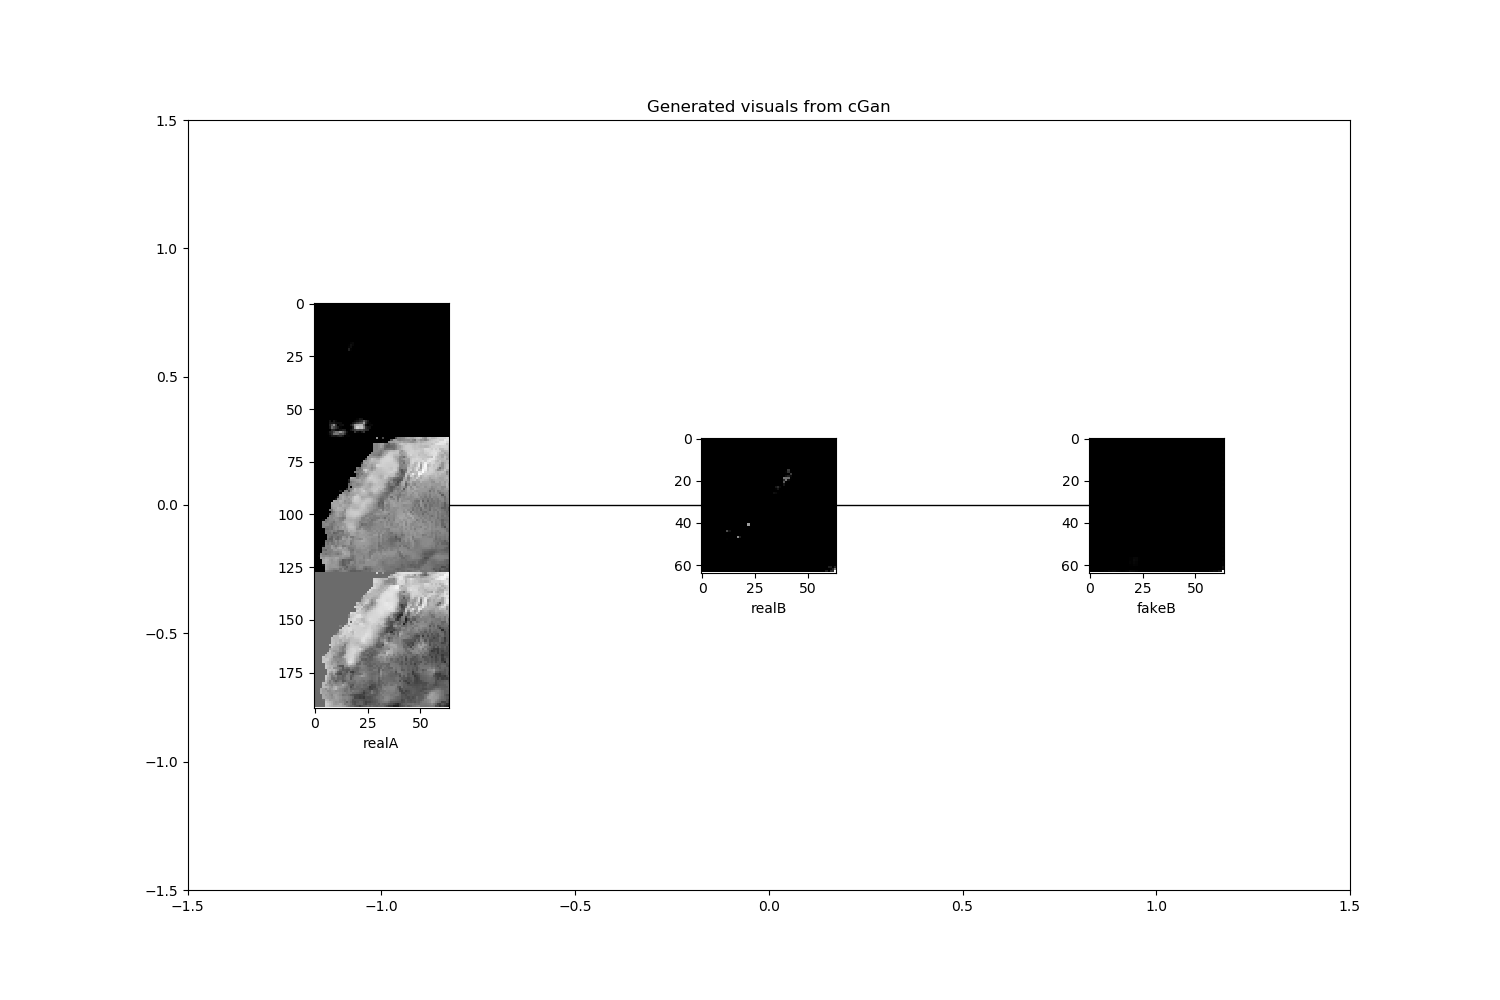

Python code for this plot:


import sys
import os
from shutil import copyfile
import time
import itertools
import torch
from torch.autograd import Variable
import torchvision.utils as vutils
import torchvision.transforms as transforms


from options import TrainOptions, create_sub_dirs
from dataloader import DataLoader, load_numpy_data, AlignedIterator, UnalignedIterator
from model import StochCycleGAN, AugmentedCycleGAN
import numpy as np
from evaluate import eval_mse_A, eval_ubo_B, one_to_three_channels
import shutil
import random
import glob
import json

from tensorboardX import SummaryWriter
from collections import OrderedDict
import torchvision


import networkx as nx

import matplotlib.pyplot as plt
import matplotlib.image as mpimg


def save_results(expr_dir, results_dict):
    # save to results.json (for cluster exp)
    fname = os.path.join(expr_dir, 'results.json')
    with open(fname, 'w') as f:
        json.dump(results_dict, f, indent=4)


def copy_scripts_to_folder(expr_dir):
    dir_path = os.path.dirname(os.path.realpath(__file__))
    for f in glob.glob("%s/*.py" % dir_path):
        shutil.copy(f, expr_dir)

def print_log(out_f, message):
    out_f.write(message+"\n")
    out_f.flush()
    print(message)

def format_log(epoch, i, errors, t, prefix=True):
    message = '(epoch: %d, iters: %d, time: %.3f) ' % (epoch, i, t)
    if not prefix:
        message = ' ' * len(message)
    for k, v in errors.items():
        message += '%s: %.3f ' % (k, v)
    return message

def tbviz_cycle(opt, real_A, real_B, gen_AB, gen_BA):
    size = real_A.size()


def visualize_cycle(opt, real_A, visuals, eidx, uidx, train, writer):
    size = real_A.size()

    images = [one_to_three_channels(img.cpu()).unsqueeze(1) for img in visuals.values()]
    vis_image = torch.cat(images, dim=1).view(size[0]*len(images),size[1],size[2],size[3])
    if train:
        save_path = opt.train_vis_cycle
    else:
        save_path = opt.vis_cycle
    save_path = os.path.join(save_path, 'cycle_%02d_%04d.png' % (eidx, uidx))
    vutils.save_image(vis_image.cpu(), save_path,
        normalize=True, range=(-1,1), nrow=len(images))

    copyfile(save_path, os.path.join(opt.vis_latest, 'cycle.png'))
    return vis_image

def visualize_multi(opt, real_A, model, eidx, uidx):
    size = real_A.size()
    # all samples in real_A share the same prior_z_B
    multi_prior_z_B = Variable(real_A.data.new(opt.num_multi,
        opt.nlatent, 1, 1).normal_(0, 1).repeat(size[0],1,1,1), volatile=True)
    multi_fake_B = model.generate_multi(real_A.detach(), multi_prior_z_B)
    multi_fake_B = multi_fake_B.data.cpu().view(
        size[0], opt.num_multi, 1, size[2], size[3])
    print(real_A.shape, multi_fake_B.shape, real_A.data.cpu().unsqueeze(1).shape, multi_prior_z_B.shape)
    vis_multi_image = torch.cat([real_A.data.cpu().unsqueeze(2), multi_fake_B], dim=1) \
        .view(size[0]*(opt.num_multi+3),1,size[2],size[3])
    save_path = os.path.join(opt.vis_multi, 'multi_%02d_%04d.png' % (eidx, uidx))
    vutils.save_image(vis_multi_image.cpu(), save_path,
        normalize=True, range=(-1,1), nrow=opt.num_multi+1)
    copyfile(save_path, os.path.join(opt.vis_latest, 'multi.png'))

def visualize_inference(opt, real_A, real_B, model, eidx, uidx):
    size = real_A.size()

    real_B = real_B[:opt.num_multi]
    # all samples in real_A share the same post_z_B
    multi_fake_B = model.inference_multi(real_A.detach(), real_B.detach())
    multi_fake_B = multi_fake_B.data.cpu().view(
        size[0], opt.num_multi, 1, size[2], size[3])

    vis_multi_image = torch.cat([real_A.data.cpu().unsqueeze(2), multi_fake_B], dim=1) \
        .view(size[0]*(opt.num_multi+3),size[1],size[2],size[3])

    vis_multi_image = torch.cat([torch.ones(1, size[1], size[2], size[3]).cpu(), real_B.data.cpu(),
                                 vis_multi_image.cpu()], dim=0)

    save_path = os.path.join(opt.vis_inf, 'inf_%02d_%04d.png' % (eidx, uidx))
    vutils.save_image(vis_multi_image.cpu(), save_path,
        normalize=True, range=(-1,1), nrow=opt.num_multi+1)
    copyfile(save_path, os.path.join(opt.vis_latest, 'inf.png'))

#From https://martin-mundt.com/tensorboard-figures/
def plot_to_tensorboard(writer, name, fig, step):
    """
    Takes a matplotlib figure handle and converts it using
    canvas and string-casts to a numpy array that can be
    visualized in TensorBoard using the add_image function

    Parameters:
        writer (tensorboard.SummaryWriter): TensorBoard SummaryWriter instance.
        fig (matplotlib.pyplot.fig): Matplotlib figure handle.
        step (int): counter usually specifying steps/epochs/time.
    """

    # Draw figure on canvas
    fig.canvas.draw()
    fig.savefig('temp.png', dpi=fig.dpi)

    # Convert the figure to numpy array, read the pixel values and reshape the array
    img = np.fromstring(fig.canvas.tostring_rgb(), dtype=np.uint8, sep='')
    img = img.reshape(fig.canvas.get_width_height()[::-1] + (3,))


    # Normalize into 0-1 range for TensorBoard(X). Swap axes for newer versions where API expects colors in first dim
    img = img / 255.0
    img = np.swapaxes(img, 0, 2)
    img = np.swapaxes(img, 1, 2)
    #print(img)

    # Add figure in numpy "image" to TensorBoard writer
    writer.add_image(name, img, step)
    plt.close(fig)

def train_model():
    opt = TrainOptions().parse(sub_dirs=['vis_multi','vis_cycle','vis_latest','train_vis_cycle'])
    writer = SummaryWriter(opt.tbpath)
    out_f = open("%s/results.txt" % opt.expr_dir, 'w')
    copy_scripts_to_folder(opt.expr_dir)
    use_gpu = len(opt.gpu_ids) > 0

    if opt.seed is not None:
        print("using random seed:", opt.seed)
        random.seed(opt.seed)
        np.random.seed(opt.seed)
        torch.manual_seed(opt.seed)
        if use_gpu:
            torch.cuda.manual_seed_all(opt.seed)

    if opt.numpy_data:
        trainA, trainB, devA, devB, testA, testB = load_numpy_data(opt.dataroot, grid_size=opt.grid_size)
        train_dataset = UnalignedIterator(trainA, trainB, batch_size=opt.batchSize)

        viz_dataset = UnalignedIterator(trainA, trainB, batch_size = 4)

        print_log(out_f, '#training images = %d' % len(train_dataset))
        vis_inf = False

        test_dataset = AlignedIterator(testA, testB, batch_size=100)
        print_log(out_f, '#test images = %d' % len(test_dataset))

        dev_dataset = AlignedIterator(devA, devB, batch_size=100)
        print_log(out_f, '#dev images = %d' % len(dev_dataset))

        dev_cycle = itertools.cycle(AlignedIterator(devA, devB, batch_size=25))

    viz_data = viz_dataset.next()
    viz_real_A, viz_real_B = Variable(viz_data['A']), Variable(viz_data['B'])
    viz_fake_A, viz_rec_A = viz_real_A, viz_real_B
    viz_fake_B, viz_rec_B = viz_real_B, viz_real_B
    if use_gpu:
        viz_real_A = viz_real_A.cuda()
        viz_real_B = viz_real_B.cuda()
        viz_fake_A = viz_fake_A.cuda()
        viz_fake_B = viz_fake_B.cuda()
        viz_rec_A = viz_rec_A.cuda()
        viz_rec_B = viz_rec_B.cuda()
    i = 0
    viz_real_A = viz_real_A[i]
    viz_real_B = viz_real_B[i]
    viz_fake_B = viz_fake_B[i]
    viz_rec_A = viz_rec_A[i]
    viz_fake_A = viz_fake_A[i]
    viz_rec_B = viz_rec_B[i]



    # viz_real_A = viz_real_A.view(-1, viz_real_A.shape[2], 3*viz_real_A.shape[2])
    # viz_fake_A = viz_fake_A.view(-1, viz_fake_A.shape[2], 3*viz_fake_A.shape[2])
    # viz_rec_A = viz_rec_A.view(-1, viz_rec_A.shape[2], 3*viz_rec_A.shape[2])

    print(viz_real_A.shape, viz_fake_A.shape, viz_rec_A.shape, viz_real_B.shape, viz_fake_B.shape, viz_rec_B.shape)




    img1 = np.random.rand(64*3, 64)
    img2 = np.random.randn(64,64)
    img3 = np.random.rand(64*3, 64)
    #print(img)
    G=nx.Graph()
    G.add_node('realA', image = img1)
    G.add_node('fakeB', image = img2)
    G.add_node('recA', image = img3)

    G.add_edge('realA','fakeB', r= 'G_AB')
    G.add_edge('fakeB', 'recA', r= 'G_BA')
    edge_labels = nx.get_edge_attributes(G,'r')
    pos={'realA': np.array([-1, 0]),
     'fakeB': np.array([0, 0]),
     'recA': np.array([ 1,0 ])}

    fig=plt.figure(figsize=(15,10))
    ax=plt.subplot(111, title="ABA Cycle")
    #ax.set_aspect('equal')
    nx.draw_networkx_edges(G,pos,ax=ax)
    nx.draw_networkx_edge_labels(G, pos, edge_labels = edge_labels)


    plt.xlim(-1.5,1.5)
    plt.ylim(-1.5,1.5)

    trans=ax.transData.transform
    trans2=fig.transFigure.inverted().transform


    for n in G:

        piesize=(0.135/G.node[n]['image'].shape[1])*G.node[n]['image'].shape[0]
        p2=piesize/2.0
        xx,yy=trans(pos[n]) # figure coordinates
        xa,ya=trans2((xx,yy)) # axes coordinates
        a = plt.axes([xa-p2,ya-p2, piesize, piesize], xlabel = n)
        #a.title = "hi"
        #a.set_aspect('equal')
        a.imshow(G.node[n]['image'], cmap='gray')
        #print(G.node[n]['image'].shape)
    fig.savefig('temp1.png')
    plt.show()


        #plt.imshow(image)

if __name__ == "__main__":
    train_model()



# for i in range(0, 10):
#     img1 = np.random.rand(64*3, 64)
#     img2 = np.random.randn(64,64)
#     img3 = np.random.rand(64*3, 64)
#     #print(img)
#     G=nx.Graph()
#     G.add_node('realA', image = img1)
#     G.add_node('fakeB', image = img2)
#     G.add_node('recA', image = img3)
#
#     G.add_edge('realA','fakeB', r= 'G_AB')
#     G.add_edge('fakeB', 'recA', r= 'G_BA')
#     edge_labels = nx.get_edge_attributes(G,'r')
#     pos={'realA': np.array([-1, 0]),
#      'fakeB': np.array([0, 0]),
#      'recA': np.array([ 1,0 ])}
#
#     fig=plt.figure(figsize=(15,10))
#     ax=plt.subplot(111, title="ABA Cycle")
#     #ax.set_aspect('equal')
#     nx.draw_networkx_edges(G,pos,ax=ax)
#     nx.draw_networkx_edge_labels(G, pos, edge_labels = edge_labels)
#
#
#     plt.xlim(-1.5,1.5)
#     plt.ylim(-1.5,1.5)
#
#     trans=ax.transData.transform
#     trans2=fig.transFigure.inverted().transform
#
#
#     for n in G:
#
#         piesize=(0.135/G.node[n]['image'].shape[1])*G.node[n]['image'].shape[0]
#         p2=piesize/2.0
#         xx,yy=trans(pos[n]) # figure coordinates
#         xa,ya=trans2((xx,yy)) # axes coordinates
#         a = plt.axes([xa-p2,ya-p2, piesize, piesize], xlabel = n)
#         #a.title = "hi"
#         #a.set_aspect('equal')
#         a.imshow(G.node[n]['image'], cmap='gray', aspect=1)
#         #print(G.node[n]['image'].shape)
#     plt.show()
